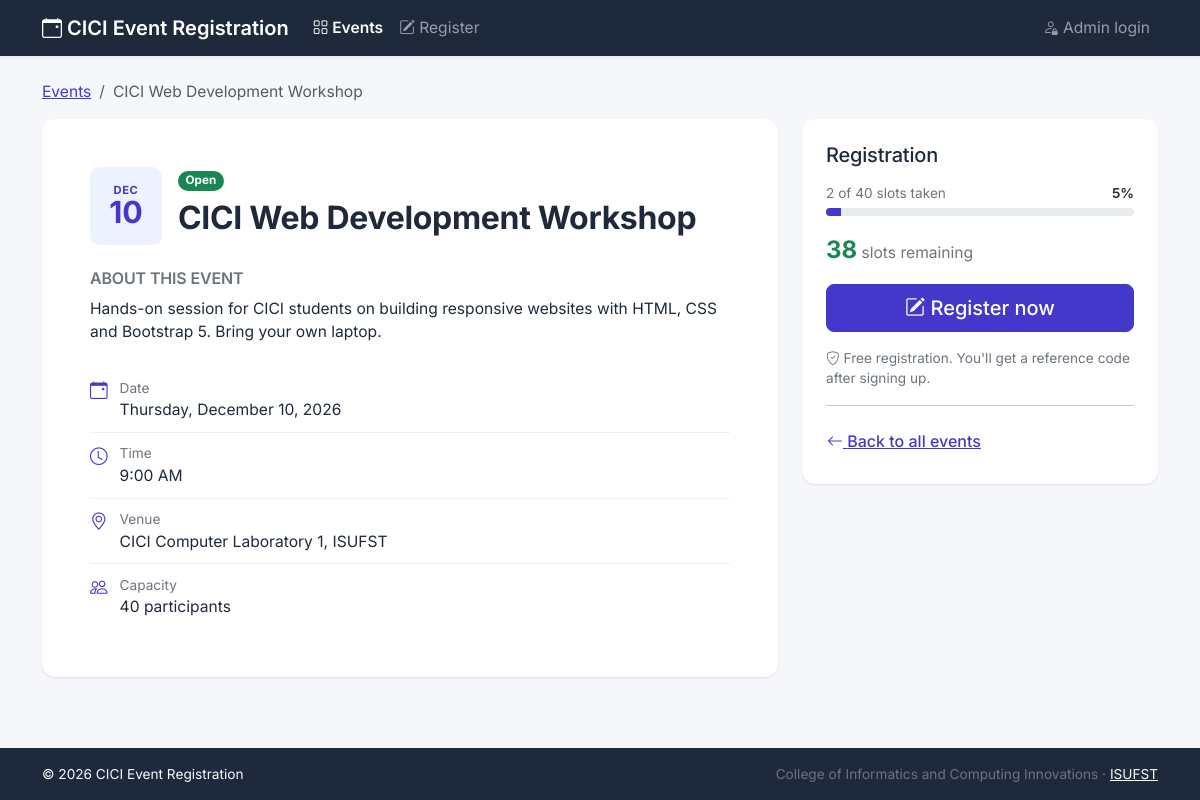
The app's page /event.php?id=1 with its own data.
### tables this page shows
CREATE TABLE events (
    event_id    INT UNSIGNED      NOT NULL AUTO_INCREMENT,
    event_name  VARCHAR(150)      NOT NULL,
    description TEXT              NULL,
    event_date  DATE              NOT NULL,
    event_time  TIME              NOT NULL,
    venue       VARCHAR(150)      NOT NULL,
    capacity    SMALLINT UNSIGNED NOT NULL DEFAULT 50,    
    status      ENUM('open', 'closed', 'cancelled', 'completed')
                                  NOT NULL DEFAULT 'open',
    created_at  TIMESTAMP         NOT NULL DEFAULT CURRENT_TIMESTAMP,

    PRIMARY KEY (event_id),

     
    CONSTRAINT chk_events_capacity
        CHECK (capacity BETWEEN 1 AND 5000),

     
     
     
    CONSTRAINT chk_events_status
        CHECK (status IN ('open', 'closed', 'cancelled', 'completed')),

     
    CONSTRAINT chk_events_name
        CHECK (CHAR_LENGTH(TRIM(event_name)) > 0),

     
    INDEX idx_events_status_date (status, event_date),
     
    INDEX idx_events_date (event_date)
);

### includes/queries.php (called while the page is built, shortened)
<?php
function find_event(PDO $pdo, int $id, bool $forUpdate = false): ?array
{
    $sql = 'SELECT * FROM events WHERE event_id = ?' . ($forUpdate ? ' FOR UPDATE' : '');
    $stmt = $pdo->prepare($sql);
    $stmt->execute([$id]);
    $event = $stmt->fetch();
    $event['registered'] = registered_count($pdo, $id);
    return $event;
}
function registered_count(PDO $pdo, int $eventId): int
{
    $stmt = $pdo->prepare(
        "SELECT COUNT(*) FROM registrations WHERE event_id = ? AND status <> 'cancelled'"
    );
    $stmt->execute([$eventId]);
    return (int) $stmt->fetchColumn();
}
function registration_block_reason(array $event): ?string
{
    return match (true) {
        $event['status'] === 'cancelled'          => 'This event has been cancelled.',
        $event['status'] === 'completed'          => 'This event has already taken place.',
        $event['status'] === 'closed'             => 'Registration for this event is closed.',
        $event['event_date'] < date('Y-m-d')      => 'This event has already taken place.',
        $event['registered'] >= $event['capacity'] => 'Sorry, this event is full.',
        default                                   => null,
    };
}

### event.php (the view, shortened to what this page needs)
<?php
require_once __DIR__ . '/config/database.php';
$id    = filter_input(INPUT_GET, 'id', FILTER_VALIDATE_INT) ?: 0;
$event = find_event($pdo, $id);
$taken   = (int) $event['registered'];
$slots   = max(0, $event['capacity'] - $taken);
$percent = (int) round($taken / $event['capacity'] * 100);
$closedMessage = registration_block_reason($event);
$canJoin = $closedMessage === null;
$ts      = strtotime($event['event_date']);
require_once __DIR__ . '/includes/header.php';
?>
<nav aria-label="breadcrumb">
    <ol class="breadcrumb small">
        <li class="breadcrumb-item"><a href="<?= url('index.php') ?>">Events</a></li>
        <li class="breadcrumb-item active" aria-current="page"><?= e($event['event_name']) ?></li>
    </ol>
</nav>
<div class="row g-4">
    <div class="col-lg-8">
        <div class="panel p-4 p-md-5 h-100">
            <div class="d-flex gap-3 align-items-start mb-4">
                <div class="date-tile lg" aria-hidden="true">
                    <span class="month"><?= date('M', $ts) ?></span>
                    <span class="day"><?= date('j', $ts) ?></span>
                </div>
                <div>
                    <div class="mb-2"><?= status_badge($event['status']) ?></div>
                    <h1 class="h2 fw-bold mb-0"><?= e($event['event_name']) ?></h1>
                </div>
            </div>
            <h2 class="h6 text-uppercase text-secondary fw-semibold">About this event</h2>
            <p class="mb-4"><?= nl2br(e($event['description'])) ?></p>
            <ul class="list-unstyled detail-list mb-0">
                <li>
                    <i class="bi bi-calendar-event"></i>
                    <div><div class="small text-secondary">Date</div><?= date('l, F j, Y', $ts) ?></div>
                </li>
                <li>
                    <i class="bi bi-clock"></i>
                    <div><div class="small text-secondary">Time</div><?= format_time($event['event_time']) ?></div>
                </li>
                <li>
                    <i class="bi bi-geo-alt"></i>
                    <div><div class="small text-secondary">Venue</div><?= e($event['venue']) ?></div>
                </li>
                <li>
                    <i class="bi bi-people"></i>
                    <div><div class="small text-secondary">Capacity</div><?= number_format($event['capacity']) ?> participants</div>
                </li>
            </ul>
        </div>
    </div>
    <div class="col-lg-4">
        <div class="panel p-4 position-sticky" style="top: 1rem">
            <h2 class="h5 mb-3">Registration</h2>
            <div class="d-flex justify-content-between small mb-1">
                <span class="text-secondary"><?= $taken ?> of <?= $event['capacity'] ?> slots taken</span>
                <span class="fw-semibold"><?= $percent ?>%</span>
            </div>
            <div class="progress mb-3" role="progressbar" aria-label="Seats taken"
                 aria-valuenow="<?= $percent ?>" aria-valuemin="0" aria-valuemax="100" style="height: 8px">
                <div class="progress-bar" style="width: <?= $percent ?>%"></div>
            </div>
            <?php if ($canJoin): ?>
                <p class="mb-3">
                    <span class="fs-4 fw-bold text-success"><?= $slots ?></span>
                    <span class="text-secondary">slots remaining</span>
                </p>
                <a href="<?= url('register.php?event_id=' . $event['event_id']) ?>" class="btn btn-primary btn-lg w-100">
                    <i class="bi bi-pencil-square"></i> Register now
                </a>
                <p class="small text-secondary mt-3 mb-0">
                    <i class="bi bi-shield-check"></i> Free registration. You'll get a reference code after signing up.
                </p>
            <?php endif; ?>
            <hr>
            <a href="<?= url('index.php') ?>" class="btn btn-link px-0"><i class="bi bi-arrow-left"></i> Back to all events</a>
        </div>
    </div>
</div>
<?php require_once __DIR__ . '/includes/footer.php'; ?>

### includes/functions.php (shortened to what this page needs)
<?php
function e(?string $value): string
{
    return htmlspecialchars($value ?? '', ENT_QUOTES, 'UTF-8');
}
function url(string $path = ''): string
{
    return BASE_URL . ltrim($path, '/');
}
function format_time(string $time): string
{
    return date('g:i A', strtotime($time));
}
function status_badge(string $status): string
{
    $colors = [
        'open'      => 'success',
        'confirmed' => 'success',
        'pending'   => 'warning',
        'closed'    => 'secondary',
        'completed' => 'info',
        'cancelled' => 'danger',
    ];
    $color = $colors[$status] ?? 'secondary';
    return '<span class="badge rounded-pill text-bg-' . $color . '">' . e(ucfirst($status)) . '</span>';
}

### assets/css/style.css (style rules this page uses)
:root { --brand: #4338ca; --brand-dark: #312e81; --brand-soft: #eef2ff; --ink: #1e293b; --page-bg: #f6f7fb; --bs-primary: #4338ca; --bs-primary-rgb: 67, 56, 202; --bs-link-color: #4338ca; --bs-link-color-rgb: 67, 56, 202; --bs-link-hover-color: #312e81; --bs-link-hover-color-rgb: 49, 46, 129; --bs-body-color: #1e293b; --bs-body-font-family: "Inter", system-ui, -apple-system, "Segoe UI", Roboto, Arial, sans-serif; }
body { background-color: var(--page-bg); font-size: 0.975rem; }
h1, h2, h3, h4, h5 { color: var(--ink); letter-spacing: -0.01em; }
.btn-primary { --bs-btn-bg: var(--brand); --bs-btn-border-color: var(--brand); --bs-btn-hover-bg: var(--brand-dark); --bs-btn-hover-border-color: var(--brand-dark); --bs-btn-active-bg: var(--brand-dark); --bs-btn-active-border-color: var(--brand-dark); --bs-btn-disabled-bg: #a5b4fc; --bs-btn-disabled-border-color: #a5b4fc; }
.btn { font-weight: 500; }
.progress-bar { background-color: var(--brand); }
.date-tile { flex: 0 0 56px; height: 60px; border-radius: 0.6rem; background: var(--brand-soft); color: var(--brand); display: flex; flex-direction: column; align-items: center; justify-content: center; line-height: 1.1; }
.date-tile .month { font-size: 0.7rem; font-weight: 700; text-transform: uppercase; letter-spacing: 0.05em; }
.date-tile .day { font-size: 1.4rem; font-weight: 700; }
.date-tile.lg { flex-basis: 72px; height: 78px; }
.date-tile.lg .day { font-size: 1.9rem; }
.panel { background: #fff; border-radius: 0.85rem; box-shadow: 0 1px 2px rgba(30, 41, 59, 0.06), 0 1px 3px rgba(30, 41, 59, 0.05); }
.detail-list li { display: flex; gap: 0.75rem; padding: 0.65rem 0; border-bottom: 1px solid #eef0f4; }
.detail-list li:last-child { border-bottom: 0; }
.detail-list i { color: var(--brand); font-size: 1.1rem; }

### records on screen
events: event_name "CICI Web Development Workshop", event_date "DEC", event_date "10", status "Open", description "Hands-on session for CICI students on building responsive websites with HTML, CSS and Bootstrap 5. Bring your own laptop.", event_date "Thursday, December 10, 2026", event_time "9:00 AM", venue "CICI Computer Laboratory 1, ISUFST", capacity "40", capacity "5", capacity "38"

### other values on screen
APP_NAME "CICI Event Registration"
$taken "2"
ORG_NAME "College of Informatics and Computing Innovations"
